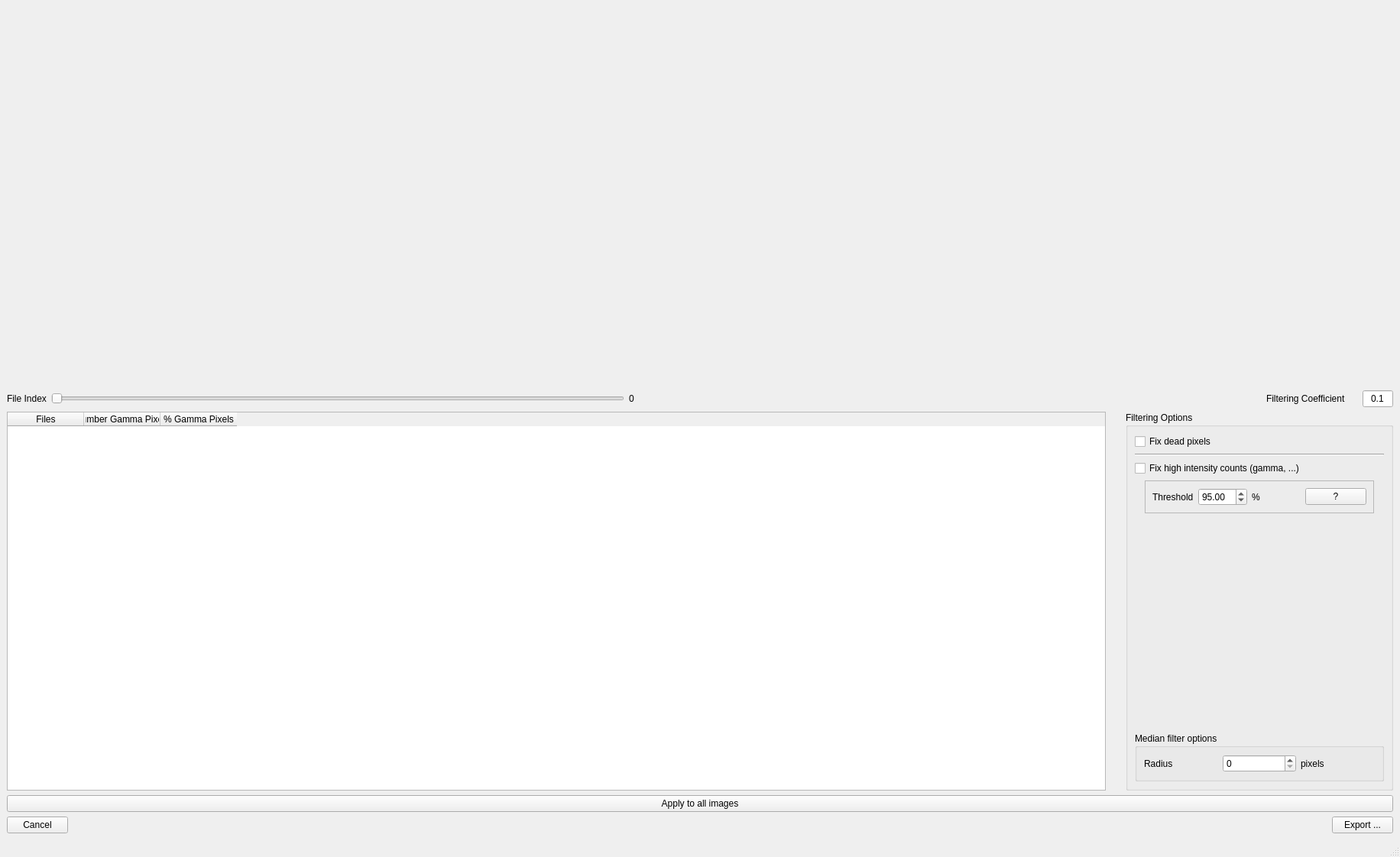
<?xml version="1.0" encoding="UTF-8"?>
<ui version="4.0">
 <class>MainWindow</class>
 <widget class="QMainWindow" name="MainWindow">
  <property name="geometry">
   <rect>
    <x>0</x>
    <y>0</y>
    <width>1832</width>
    <height>1122</height>
   </rect>
  </property>
  <property name="windowTitle">
   <string>Gamma Filtering Tool</string>
  </property>
  <widget class="QWidget" name="centralwidget">
   <layout class="QVBoxLayout" name="verticalLayout_4">
    <item>
     <widget class="QWidget" name="image_widget" native="true">
      <property name="sizePolicy">
       <sizepolicy hsizetype="Preferred" vsizetype="Expanding">
        <horstretch>0</horstretch>
        <verstretch>0</verstretch>
       </sizepolicy>
      </property>
      <property name="minimumSize">
       <size>
        <width>0</width>
        <height>0</height>
       </size>
      </property>
     </widget>
    </item>
    <item>
     <layout class="QHBoxLayout" name="horizontalLayout_4">
      <item>
       <layout class="QHBoxLayout" name="horizontalLayout_2">
        <item>
         <widget class="QLabel" name="file_index_label">
          <property name="text">
           <string>File Index</string>
          </property>
         </widget>
        </item>
        <item>
         <widget class="QSlider" name="file_index_slider">
          <property name="orientation">
           <enum>Qt::Horizontal</enum>
          </property>
         </widget>
        </item>
        <item>
         <widget class="QLabel" name="file_index_value">
          <property name="text">
           <string>0</string>
          </property>
         </widget>
        </item>
       </layout>
      </item>
      <item>
       <spacer name="horizontalSpacer_2">
        <property name="orientation">
         <enum>Qt::Horizontal</enum>
        </property>
        <property name="sizeHint" stdset="0">
         <size>
          <width>40</width>
          <height>20</height>
         </size>
        </property>
       </spacer>
      </item>
      <item>
       <widget class="QLabel" name="label_3">
        <property name="minimumSize">
         <size>
          <width>120</width>
          <height>0</height>
         </size>
        </property>
        <property name="maximumSize">
         <size>
          <width>120</width>
          <height>16777215</height>
         </size>
        </property>
        <property name="text">
         <string>Filtering Coefficient</string>
        </property>
       </widget>
      </item>
      <item>
       <widget class="QLineEdit" name="filtering_coefficient_value">
        <property name="minimumSize">
         <size>
          <width>40</width>
          <height>0</height>
         </size>
        </property>
        <property name="maximumSize">
         <size>
          <width>40</width>
          <height>16777215</height>
         </size>
        </property>
        <property name="baseSize">
         <size>
          <width>40</width>
          <height>0</height>
         </size>
        </property>
        <property name="text">
         <string>0.1</string>
        </property>
        <property name="alignment">
         <set>Qt::AlignCenter</set>
        </property>
       </widget>
      </item>
     </layout>
    </item>
    <item>
     <layout class="QHBoxLayout" name="horizontalLayout_3">
      <item>
       <widget class="QTableWidget" name="tableWidget">
        <property name="sizePolicy">
         <sizepolicy hsizetype="Expanding" vsizetype="Minimum">
          <horstretch>0</horstretch>
          <verstretch>0</verstretch>
         </sizepolicy>
        </property>
        <property name="minimumSize">
         <size>
          <width>0</width>
          <height>80</height>
         </size>
        </property>
        <property name="alternatingRowColors">
         <bool>true</bool>
        </property>
        <property name="selectionMode">
         <enum>QAbstractItemView::SingleSelection</enum>
        </property>
        <property name="selectionBehavior">
         <enum>QAbstractItemView::SelectRows</enum>
        </property>
        <column>
         <property name="text">
          <string>Files</string>
         </property>
        </column>
        <column>
         <property name="text">
          <string>Number Gamma Pixels</string>
         </property>
        </column>
        <column>
         <property name="text">
          <string>% Gamma Pixels</string>
         </property>
        </column>
       </widget>
      </item>
      <item>
       <spacer name="verticalSpacer">
        <property name="orientation">
         <enum>Qt::Vertical</enum>
        </property>
        <property name="sizeHint" stdset="0">
         <size>
          <width>20</width>
          <height>40</height>
         </size>
        </property>
       </spacer>
      </item>
      <item>
       <widget class="QGroupBox" name="groupBox">
        <property name="minimumSize">
         <size>
          <width>350</width>
          <height>0</height>
         </size>
        </property>
        <property name="maximumSize">
         <size>
          <width>350</width>
          <height>16777215</height>
         </size>
        </property>
        <property name="title">
         <string>Filtering Options</string>
        </property>
        <layout class="QVBoxLayout" name="verticalLayout_2">
         <item>
          <widget class="QCheckBox" name="fix_dead_pixels_checkBox">
           <property name="text">
            <string>Fix dead pixels</string>
           </property>
          </widget>
         </item>
         <item>
          <widget class="Line" name="line">
           <property name="orientation">
            <enum>Qt::Horizontal</enum>
           </property>
          </widget>
         </item>
         <item>
          <widget class="QCheckBox" name="fix_high_intensity_counts_checkBox">
           <property name="text">
            <string>Fix high intensity counts (gamma, ...)</string>
           </property>
          </widget>
         </item>
         <item>
          <layout class="QHBoxLayout" name="horizontalLayout_5">
           <item>
            <widget class="QFrame" name="median_thresholding_frame">
             <property name="minimumSize">
              <size>
               <width>300</width>
               <height>0</height>
              </size>
             </property>
             <property name="maximumSize">
              <size>
               <width>300</width>
               <height>16777215</height>
              </size>
             </property>
             <property name="frameShape">
              <enum>QFrame::StyledPanel</enum>
             </property>
             <property name="frameShadow">
              <enum>QFrame::Raised</enum>
             </property>
             <layout class="QHBoxLayout" name="horizontalLayout_6">
              <item>
               <widget class="QLabel" name="label_5">
                <property name="text">
                 <string>Threshold</string>
                </property>
               </widget>
              </item>
              <item>
               <widget class="QDoubleSpinBox" name="filtering_coefficient_value_2">
                <property name="decimals">
                 <number>2</number>
                </property>
                <property name="maximum">
                 <double>100.000000000000000</double>
                </property>
                <property name="singleStep">
                 <double>1.000000000000000</double>
                </property>
                <property name="value">
                 <double>95.000000000000000</double>
                </property>
               </widget>
              </item>
              <item>
               <widget class="QLabel" name="label_6">
                <property name="text">
                 <string>%</string>
                </property>
               </widget>
              </item>
              <item>
               <spacer name="horizontalSpacer_4">
                <property name="orientation">
                 <enum>Qt::Horizontal</enum>
                </property>
                <property name="sizeHint" stdset="0">
                 <size>
                  <width>40</width>
                  <height>20</height>
                 </size>
                </property>
               </spacer>
              </item>
              <item>
               <widget class="QPushButton" name="pushButton_2">
                <property name="text">
                 <string>?</string>
                </property>
               </widget>
              </item>
             </layout>
            </widget>
           </item>
          </layout>
         </item>
         <item>
          <spacer name="verticalSpacer_2">
           <property name="orientation">
            <enum>Qt::Vertical</enum>
           </property>
           <property name="sizeHint" stdset="0">
            <size>
             <width>20</width>
             <height>40</height>
            </size>
           </property>
          </spacer>
         </item>
         <item>
          <widget class="QGroupBox" name="groupBox_2">
           <property name="title">
            <string>Median filter options</string>
           </property>
           <layout class="QHBoxLayout" name="horizontalLayout_8">
            <item>
             <widget class="QLabel" name="label_2">
              <property name="text">
               <string>Radius</string>
              </property>
             </widget>
            </item>
            <item>
             <widget class="QSpinBox" name="median_filter_radius_spinBox"/>
            </item>
            <item>
             <widget class="QLabel" name="label_4">
              <property name="text">
               <string>pixels</string>
              </property>
             </widget>
            </item>
           </layout>
          </widget>
         </item>
        </layout>
       </widget>
      </item>
     </layout>
    </item>
    <item>
     <widget class="QPushButton" name="apply_to_all_images_pushButton">
      <property name="text">
       <string>Apply to all images</string>
      </property>
     </widget>
    </item>
    <item>
     <layout class="QHBoxLayout" name="horizontalLayout">
      <item>
       <widget class="QPushButton" name="cancel_button">
        <property name="text">
         <string>Cancel</string>
        </property>
       </widget>
      </item>
      <item>
       <spacer name="horizontalSpacer">
        <property name="orientation">
         <enum>Qt::Horizontal</enum>
        </property>
        <property name="sizeHint" stdset="0">
         <size>
          <width>40</width>
          <height>20</height>
         </size>
        </property>
       </spacer>
      </item>
      <item>
       <widget class="QPushButton" name="apply_button">
        <property name="text">
         <string>Export ...</string>
        </property>
       </widget>
      </item>
     </layout>
    </item>
   </layout>
  </widget>
  <widget class="QMenuBar" name="menubar">
   <property name="geometry">
    <rect>
     <x>0</x>
     <y>0</y>
     <width>1832</width>
     <height>24</height>
    </rect>
   </property>
  </widget>
  <widget class="QStatusBar" name="statusbar"/>
 </widget>
 <resources/>
 <connections>
  <connection>
   <sender>cancel_button</sender>
   <signal>clicked()</signal>
   <receiver>MainWindow</receiver>
   <slot>cancel_clicked()</slot>
   <hints>
    <hint type="sourcelabel">
     <x>84</x>
     <y>1062</y>
    </hint>
    <hint type="destinationlabel">
     <x>179</x>
     <y>478</y>
    </hint>
   </hints>
  </connection>
  <connection>
   <sender>apply_button</sender>
   <signal>clicked()</signal>
   <receiver>MainWindow</receiver>
   <slot>apply_clicked()</slot>
   <hints>
    <hint type="sourcelabel">
     <x>1803</x>
     <y>1088</y>
    </hint>
    <hint type="destinationlabel">
     <x>552</x>
     <y>492</y>
    </hint>
   </hints>
  </connection>
  <connection>
   <sender>file_index_slider</sender>
   <signal>sliderPressed()</signal>
   <receiver>MainWindow</receiver>
   <slot>slider_clicked()</slot>
   <hints>
    <hint type="sourcelabel">
     <x>276</x>
     <y>533</y>
    </hint>
    <hint type="destinationlabel">
     <x>146</x>
     <y>695</y>
    </hint>
   </hints>
  </connection>
  <connection>
   <sender>file_index_slider</sender>
   <signal>valueChanged(int)</signal>
   <receiver>MainWindow</receiver>
   <slot>slider_moved()</slot>
   <hints>
    <hint type="sourcelabel">
     <x>292</x>
     <y>533</y>
    </hint>
    <hint type="destinationlabel">
     <x>467</x>
     <y>360</y>
    </hint>
   </hints>
  </connection>
  <connection>
   <sender>filtering_coefficient_value</sender>
   <signal>returnPressed()</signal>
   <receiver>MainWindow</receiver>
   <slot>filtering_coefficient_changed()</slot>
   <hints>
    <hint type="sourcelabel">
     <x>1818</x>
     <y>532</y>
    </hint>
    <hint type="destinationlabel">
     <x>752</x>
     <y>697</y>
    </hint>
   </hints>
  </connection>
  <connection>
   <sender>tableWidget</sender>
   <signal>itemSelectionChanged()</signal>
   <receiver>MainWindow</receiver>
   <slot>table_selection_changed()</slot>
   <hints>
    <hint type="sourcelabel">
     <x>563</x>
     <y>826</y>
    </hint>
    <hint type="destinationlabel">
     <x>1459</x>
     <y>925</y>
    </hint>
   </hints>
  </connection>
  <connection>
   <sender>fix_high_intensity_counts_checkBox</sender>
   <signal>clicked()</signal>
   <receiver>MainWindow</receiver>
   <slot>algorithm_changed()</slot>
   <hints>
    <hint type="sourcelabel">
     <x>1595</x>
     <y>620</y>
    </hint>
    <hint type="destinationlabel">
     <x>1827</x>
     <y>688</y>
    </hint>
   </hints>
  </connection>
  <connection>
   <sender>fix_dead_pixels_checkBox</sender>
   <signal>clicked()</signal>
   <receiver>MainWindow</receiver>
   <slot>algorithm_changed()</slot>
   <hints>
    <hint type="sourcelabel">
     <x>1540</x>
     <y>588</y>
    </hint>
    <hint type="destinationlabel">
     <x>1827</x>
     <y>597</y>
    </hint>
   </hints>
  </connection>
  <connection>
   <sender>median_filter_radius_spinBox</sender>
   <signal>editingFinished()</signal>
   <receiver>MainWindow</receiver>
   <slot>algorithm_changed()</slot>
   <hints>
    <hint type="sourcelabel">
     <x>1644</x>
     <y>970</y>
    </hint>
    <hint type="destinationlabel">
     <x>1827</x>
     <y>976</y>
    </hint>
   </hints>
  </connection>
  <connection>
   <sender>filtering_coefficient_value_2</sender>
   <signal>editingFinished()</signal>
   <receiver>MainWindow</receiver>
   <slot>algorithm_changed()</slot>
   <hints>
    <hint type="sourcelabel">
     <x>1622</x>
     <y>667</y>
    </hint>
    <hint type="destinationlabel">
     <x>1831</x>
     <y>742</y>
    </hint>
   </hints>
  </connection>
 </connections>
 <slots>
  <slot>cancel_clicked()</slot>
  <slot>apply_clicked()</slot>
  <slot>circle_center_changed()</slot>
  <slot>sector_radio_button_changed()</slot>
  <slot>sector_changed()</slot>
  <slot>guide_color_changed()</slot>
  <slot>grid_size_changed()</slot>
  <slot>slider_moved()</slot>
  <slot>slider_clicked()</slot>
  <slot>filtering_coefficient_changed()</slot>
  <slot>algorithm_changed()</slot>
  <slot>table_selection_changed()</slot>
 </slots>
</ui>
